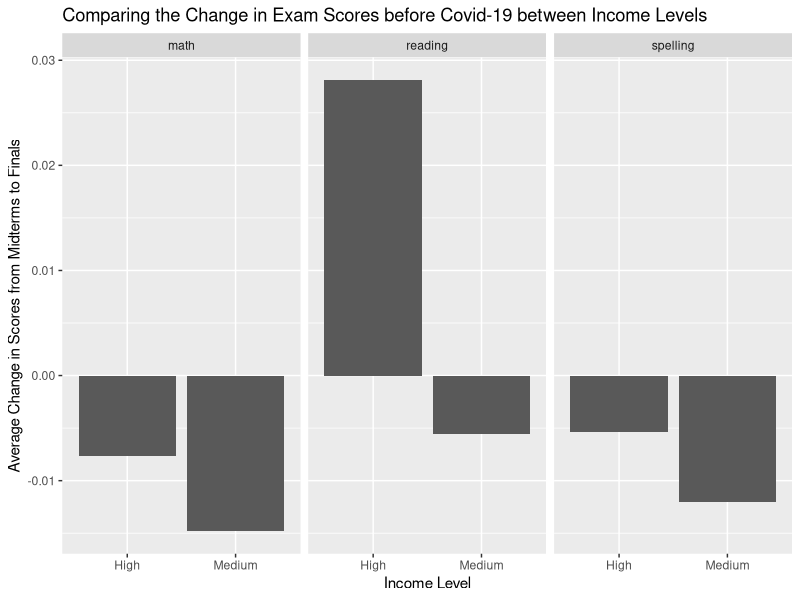
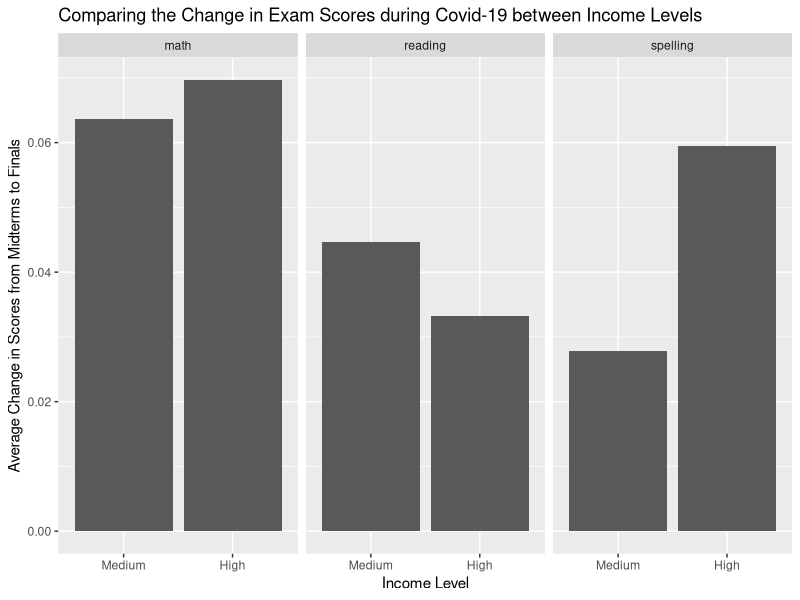
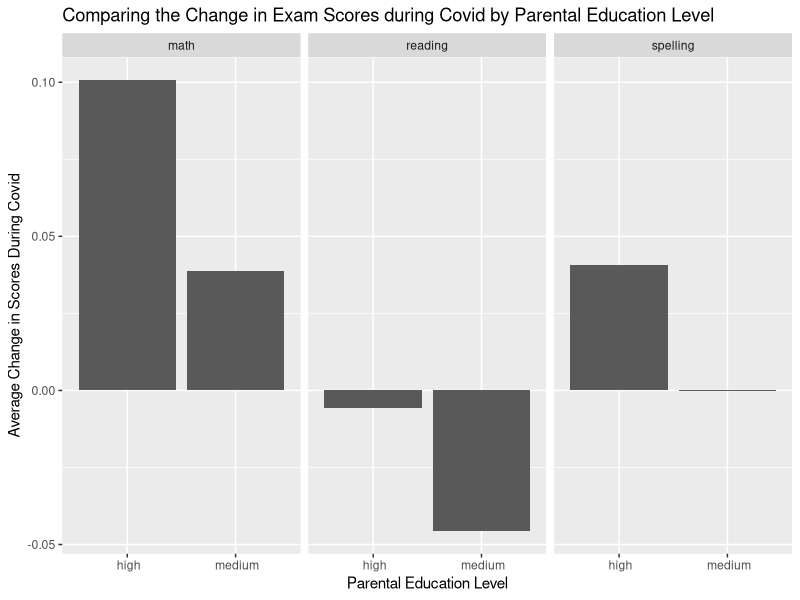

Write R code to recreate these figures, in order.
## ---- chunk 1
library(tidyverse) 

covid <- read_csv("data/clean_covid_formatted.csv")
## ---- chunk 2
covid |>
  select(subject, grade,`income_medium`, `income_high`) |>
  pivot_longer(cols = c(-subject, -grade),
               names_to = "income_level",
               values_to = "scores_diff") |>
  mutate(income_level = as.factor(str_to_sentence(str_extract(income_level, "medium|high")))) |>
  mutate(income_level = fct_relevel(income_level, c("medium", "high")),
         subject = as.factor(subject)) |>
  group_by(income_level, subject) |>
  summarize(mean_scores_diff = mean(scores_diff)) |>
  ggplot(aes(y = mean_scores_diff, x = income_level)) +
  geom_col() +
  facet_wrap(~subject) +
  labs(x = "Income Level",
       y = "Average Change in Scores from Midterms to Finals",
       title = "Comparing the Change in Exam Scores before Covid-19 between Income Levels")
## ---- chunk 3
covid |>
  select(subject, grade,`COVID-19 year * Medium income household`, `COVID-19 year * High income household`) |>
  pivot_longer(cols = c(-subject, -grade),
               names_to = "income_level",
               values_to = "scores_diff") |>
  mutate(income_level = as.factor(str_to_sentence(str_extract(income_level, "Medium|High")))) |>
  mutate(income_level = fct_relevel(income_level, c("Medium", "High")),
         subject = as.factor(subject)) |>
  group_by(income_level, subject) |>
  summarize(mean_scores_diff = mean(scores_diff)) |>
  ggplot(aes(y = mean_scores_diff, x = income_level)) +
  geom_col() +
  facet_wrap(~subject) +
  labs(x = "Income Level",
       y = "Average Change in Scores from Midterms to Finals",
       title = "Comparing the Change in Exam Scores during Covid-19 between Income Levels")
## ---- chunk 4
# Viz 4: Scores During Covid By Parent Education Level
# Viz 4
covid |>
  select(subject, grade,`COVID-19 year * Parental education high`, `COVID-19 year * Parental education medium`) |>
  pivot_longer(cols = c(-subject, -grade),
               names_to = "education_level",
               values_to = "scores_diff") |>
  group_by(education_level, subject) |>
  mutate(education_level = str_sub(education_level, 35, 41)) |>
  summarize(mean_scores_diff = mean(scores_diff)) |>
  ggplot(aes(y = mean_scores_diff, x = education_level)) +
  geom_col() +
  facet_wrap(~subject) +
  labs(x = "Parental Education Level",
       y = "Average Change in Scores During Covid",
       title = "Comparing the Change in Exam Scores during Covid by Parental Education Level")
